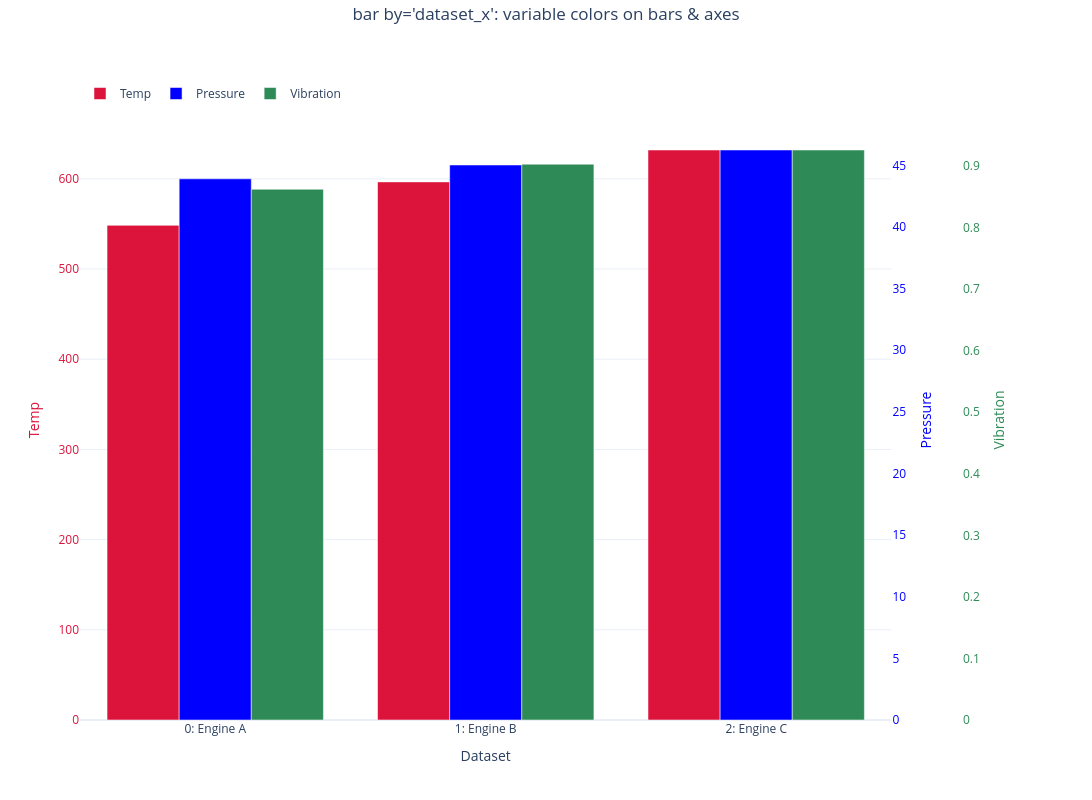

Here is the notebook cell this chart was saved with:
### Markdown cell above
## 2. `bar(by='dataset_x')` — datasets on X, variables as bars

X-axis is the dataset (engine); each variable is a bar group on its own Y-axis.
The override color recolors **the bar and its matching Y-axis**.

### Code cell
# bar() reads its title from nb.suptitle (it has no suptitle kwarg).
nb.suptitle = "bar by='dataset_x': variable colors on bars & axes"
nb.bar(y=["Temp", "Pressure", "Vibration"], by="dataset_x", agg="mean")

### Figure 1 — Plotly figure (JSON) as saved in the notebook; plotly's stock layout.template omitted (floating-point values rounded to 4 significant figures)
{"data": [{"marker": {"color": "crimson"}, "name": "Temp", "offsetgroup": "0", "opacity": 1, "type": "bar", "x": ["0: Engine A", "1: Engine B", "2: Engine C"], "y": [548.4, 596.6, 632.0], "yaxis": "y"}, {"marker": {"color": "blue"}, "name": "Pressure", "offsetgroup": "1", "opacity": 1, "type": "bar", "x": ["0: Engine A", "1: Engine B", "2: Engine C"], "y": [43.91, 45.03, 46.25], "yaxis": "y2"}, {"marker": {"color": "seagreen"}, "name": "Vibration", "offsetgroup": "2", "opacity": 1, "type": "bar", "x": ["0: Engine A", "1: Engine B", "2: Engine C"], "y": [0.8622, 0.903, 0.926], "yaxis": "y3"}], "layout": {"barmode": "group", "height": 800, "legend": {"orientation": "h", "x": 0, "xanchor": "left", "y": 1.02, "yanchor": "bottom"}, "margin": {"r": 130, "t": 120}, "title": {"text": "bar by='dataset_x': variable colors on bars & axes", "x": 0.5, "y": 0.99, "yanchor": "top", "yref": "container"}, "width": 1200, "xaxis": {"domain": [0, 0.92], "title": {"text": "Dataset"}}, "yaxis": {"showgrid": true, "tickfont": {"color": "crimson"}, "title": {"font": {"color": "crimson"}, "text": "Temp"}}, "yaxis2": {"anchor": "x", "overlaying": "y", "showgrid": false, "side": "right", "tickfont": {"color": "blue"}, "title": {"font": {"color": "blue"}, "text": "Pressure"}}, "yaxis3": {"anchor": "free", "overlaying": "y", "position": 1, "showgrid": false, "side": "right", "tickfont": {"color": "seagreen"}, "title": {"font": {"color": "seagreen"}, "text": "Vibration"}}}}
